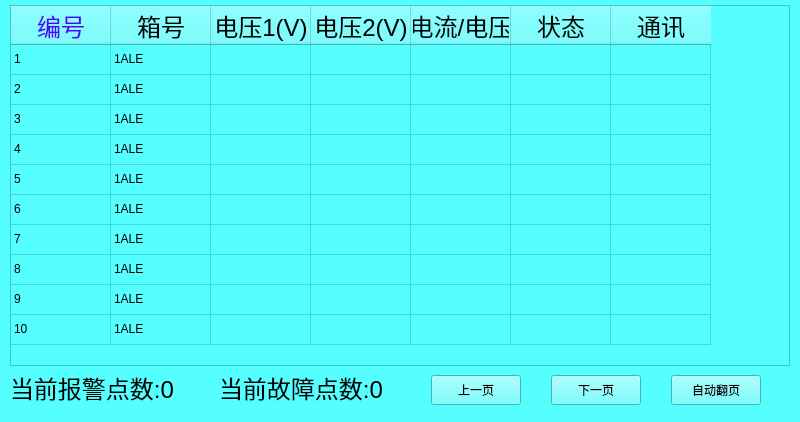
<?xml version="1.0" encoding="UTF-8"?>
<ui version="4.0">
 <class>My_Test</class>
 <widget class="QWidget" name="My_Test">
  <property name="geometry">
   <rect>
    <x>0</x>
    <y>0</y>
    <width>800</width>
    <height>422</height>
   </rect>
  </property>
  <property name="windowTitle">
   <string>Form</string>
  </property>
  <property name="styleSheet">
   <string notr="true">background-color: rgb(85, 255, 255);</string>
  </property>
  <widget class="QTableWidget" name="tableWidget">
   <property name="geometry">
    <rect>
     <x>10</x>
     <y>5</y>
     <width>780</width>
     <height>361</height>
    </rect>
   </property>
   <property name="focusPolicy">
    <enum>Qt::NoFocus</enum>
   </property>
   <property name="frameShape">
    <enum>QFrame::StyledPanel</enum>
   </property>
   <property name="frameShadow">
    <enum>QFrame::Sunken</enum>
   </property>
   <property name="editTriggers">
    <set>QAbstractItemView::NoEditTriggers</set>
   </property>
   <property name="rowCount">
    <number>10</number>
   </property>
   <attribute name="verticalHeaderVisible">
    <bool>false</bool>
   </attribute>
   <row/>
   <row/>
   <row/>
   <row/>
   <row/>
   <row/>
   <row/>
   <row/>
   <row/>
   <row/>
   <column>
    <property name="text">
     <string>编号</string>
    </property>
    <property name="font">
     <font>
      <pointsize>18</pointsize>
      <weight>50</weight>
      <bold>false</bold>
     </font>
    </property>
    <property name="foreground">
     <brush brushstyle="SolidPattern">
      <color alpha="255">
       <red>85</red>
       <green>0</green>
       <blue>255</blue>
      </color>
     </brush>
    </property>
   </column>
   <column>
    <property name="text">
     <string>箱号</string>
    </property>
    <property name="font">
     <font>
      <pointsize>18</pointsize>
     </font>
    </property>
   </column>
   <column>
    <property name="text">
     <string>电压1(V)</string>
    </property>
    <property name="font">
     <font>
      <pointsize>18</pointsize>
     </font>
    </property>
   </column>
   <column>
    <property name="text">
     <string>电压2(V)</string>
    </property>
    <property name="font">
     <font>
      <pointsize>18</pointsize>
     </font>
    </property>
   </column>
   <column>
    <property name="text">
     <string>电流/电压</string>
    </property>
    <property name="font">
     <font>
      <pointsize>18</pointsize>
     </font>
    </property>
   </column>
   <column>
    <property name="text">
     <string>状态</string>
    </property>
    <property name="font">
     <font>
      <pointsize>18</pointsize>
     </font>
    </property>
   </column>
   <column>
    <property name="text">
     <string>通讯</string>
    </property>
    <property name="font">
     <font>
      <pointsize>18</pointsize>
     </font>
    </property>
   </column>
   <item row="0" column="0">
    <property name="text">
     <string>1</string>
    </property>
   </item>
   <item row="0" column="1">
    <property name="text">
     <string>1ALE</string>
    </property>
   </item>
   <item row="1" column="0">
    <property name="text">
     <string>2</string>
    </property>
   </item>
   <item row="1" column="1">
    <property name="text">
     <string>1ALE</string>
    </property>
   </item>
   <item row="2" column="0">
    <property name="text">
     <string>3</string>
    </property>
   </item>
   <item row="2" column="1">
    <property name="text">
     <string>1ALE</string>
    </property>
   </item>
   <item row="3" column="0">
    <property name="text">
     <string>4</string>
    </property>
   </item>
   <item row="3" column="1">
    <property name="text">
     <string>1ALE</string>
    </property>
   </item>
   <item row="4" column="0">
    <property name="text">
     <string>5</string>
    </property>
   </item>
   <item row="4" column="1">
    <property name="text">
     <string>1ALE</string>
    </property>
   </item>
   <item row="5" column="0">
    <property name="text">
     <string>6</string>
    </property>
   </item>
   <item row="5" column="1">
    <property name="text">
     <string>1ALE</string>
    </property>
   </item>
   <item row="6" column="0">
    <property name="text">
     <string>7</string>
    </property>
   </item>
   <item row="6" column="1">
    <property name="text">
     <string>1ALE</string>
    </property>
   </item>
   <item row="7" column="0">
    <property name="text">
     <string>8</string>
    </property>
   </item>
   <item row="7" column="1">
    <property name="text">
     <string>1ALE</string>
    </property>
   </item>
   <item row="8" column="0">
    <property name="text">
     <string>9</string>
    </property>
   </item>
   <item row="8" column="1">
    <property name="text">
     <string>1ALE</string>
    </property>
   </item>
   <item row="9" column="0">
    <property name="text">
     <string>10</string>
    </property>
   </item>
   <item row="9" column="1">
    <property name="text">
     <string>1ALE</string>
    </property>
   </item>
  </widget>
  <widget class="QWidget" name="horizontalLayoutWidget">
   <property name="geometry">
    <rect>
     <x>416</x>
     <y>370</y>
     <width>361</width>
     <height>41</height>
    </rect>
   </property>
   <layout class="QHBoxLayout" name="horizontalLayout">
    <property name="spacing">
     <number>15</number>
    </property>
    <item>
     <widget class="MyButton" name="pushButton">
      <property name="maximumSize">
       <size>
        <width>90</width>
        <height>30</height>
       </size>
      </property>
      <property name="styleSheet">
       <string notr="true"/>
      </property>
      <property name="text">
       <string>上一页</string>
      </property>
     </widget>
    </item>
    <item>
     <widget class="MyButton" name="pushButton_2">
      <property name="maximumSize">
       <size>
        <width>90</width>
        <height>30</height>
       </size>
      </property>
      <property name="styleSheet">
       <string notr="true"/>
      </property>
      <property name="text">
       <string>下一页</string>
      </property>
     </widget>
    </item>
    <item>
     <widget class="MyButton" name="pushButton_3">
      <property name="maximumSize">
       <size>
        <width>90</width>
        <height>30</height>
       </size>
      </property>
      <property name="autoFillBackground">
       <bool>false</bool>
      </property>
      <property name="styleSheet">
       <string notr="true"/>
      </property>
      <property name="text">
       <string>自动翻页</string>
      </property>
      <property name="autoDefault">
       <bool>true</bool>
      </property>
     </widget>
    </item>
   </layout>
  </widget>
  <widget class="QWidget" name="layoutWidget">
   <property name="geometry">
    <rect>
     <x>10</x>
     <y>370</y>
     <width>387</width>
     <height>34</height>
    </rect>
   </property>
   <layout class="QHBoxLayout" name="horizontalLayout_2">
    <property name="spacing">
     <number>30</number>
    </property>
    <item>
     <widget class="QLabel" name="label">
      <property name="font">
       <font>
        <pointsize>18</pointsize>
       </font>
      </property>
      <property name="text">
       <string>当前报警点数:0</string>
      </property>
     </widget>
    </item>
    <item>
     <widget class="QLabel" name="label_2">
      <property name="font">
       <font>
        <pointsize>18</pointsize>
       </font>
      </property>
      <property name="text">
       <string>当前故障点数:0</string>
      </property>
     </widget>
    </item>
   </layout>
  </widget>
 </widget>
 <customwidgets>
  <customwidget>
   <class>MyButton</class>
   <extends>QPushButton</extends>
   <header location="global">mybutton.h</header>
  </customwidget>
 </customwidgets>
 <resources/>
 <connections/>
</ui>
